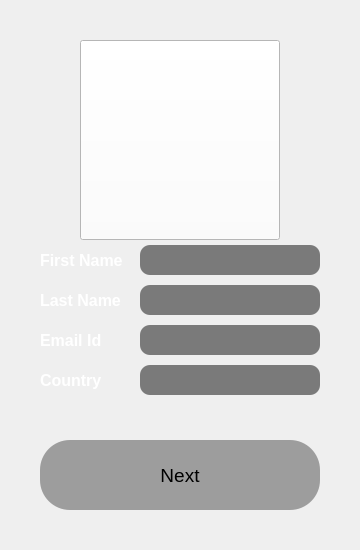
      <widget class="QWidget" name="getNameEmailWidget">
       <layout class="QGridLayout" name="getNameEmailWidget_gridLayout">
        <property name="leftMargin">
         <number>0</number>
        </property>
        <property name="topMargin">
         <number>0</number>
        </property>
        <property name="rightMargin">
         <number>0</number>
        </property>
        <property name="bottomMargin">
         <number>0</number>
        </property>
        <property name="spacing">
         <number>0</number>
        </property>
        <item row="1" column="0">
         <spacer name="horizontalSpacer_5">
          <property name="orientation">
           <enum>Qt::Horizontal</enum>
          </property>
          <property name="sizeHint" stdset="0">
           <size>
            <width>40</width>
            <height>20</height>
           </size>
          </property>
         </spacer>
        </item>
        <item row="0" column="1">
         <spacer name="verticalSpacer_4">
          <property name="orientation">
           <enum>Qt::Vertical</enum>
          </property>
          <property name="sizeHint" stdset="0">
           <size>
            <width>20</width>
            <height>40</height>
           </size>
          </property>
         </spacer>
        </item>
        <item row="1" column="2">
         <spacer name="horizontalSpacer_6">
          <property name="orientation">
           <enum>Qt::Horizontal</enum>
          </property>
          <property name="sizeHint" stdset="0">
           <size>
            <width>40</width>
            <height>20</height>
           </size>
          </property>
         </spacer>
        </item>
        <item row="3" column="1">
         <spacer name="verticalSpacer_3">
          <property name="orientation">
           <enum>Qt::Vertical</enum>
          </property>
          <property name="sizeHint" stdset="0">
           <size>
            <width>20</width>
            <height>40</height>
           </size>
          </property>
         </spacer>
        </item>
        <item row="1" column="1">
         <layout class="QGridLayout" name="userIcon_gridLayout">
          <item row="4" column="0" colspan="3">
           <widget class="QWidget" name="country_widget" native="true">
            <property name="minimumSize">
             <size>
              <width>0</width>
              <height>40</height>
             </size>
            </property>
            <property name="maximumSize">
             <size>
              <width>16777215</width>
              <height>40</height>
             </size>
            </property>
            <layout class="QGridLayout" name="gridLayout_8">
             <property name="leftMargin">
              <number>0</number>
             </property>
             <property name="topMargin">
              <number>0</number>
             </property>
             <property name="rightMargin">
              <number>0</number>
             </property>
             <property name="bottomMargin">
              <number>0</number>
             </property>
             <property name="spacing">
              <number>0</number>
             </property>
             <item row="0" column="0">
              <widget class="QLabel" name="country_label">
               <property name="font">
                <font>
                 <pointsize>12</pointsize>
                 <weight>75</weight>
                 <bold>true</bold>
                </font>
               </property>
               <property name="styleSheet">
                <string notr="true">color: rgb(255, 255, 255);</string>
               </property>
               <property name="text">
                <string>Country</string>
               </property>
              </widget>
             </item>
             <item row="0" column="1">
              <widget class="QLineEdit" name="country_lineEdit">
               <property name="minimumSize">
                <size>
                 <width>180</width>
                 <height>30</height>
                </size>
               </property>
               <property name="maximumSize">
                <size>
                 <width>180</width>
                 <height>30</height>
                </size>
               </property>
               <property name="styleSheet">
                <string notr="true">border-top-left-radius: 10px;
border-top-right-radius: 10px;
border-bottom-left-radius: 10px;
border-bottom-right-radius: 10px;
background-color: rgb(122, 122, 122);</string>
               </property>
              </widget>
             </item>
            </layout>
           </widget>
          </item>
          <item row="2" column="0" colspan="3">
           <widget class="QWidget" name="last_name_widget" native="true">
            <property name="minimumSize">
             <size>
              <width>0</width>
              <height>40</height>
             </size>
            </property>
            <property name="maximumSize">
             <size>
              <width>16777215</width>
              <height>40</height>
             </size>
            </property>
            <layout class="QGridLayout" name="gridLayout_3">
             <property name="leftMargin">
              <number>0</number>
             </property>
             <property name="topMargin">
              <number>0</number>
             </property>
             <property name="rightMargin">
              <number>0</number>
             </property>
             <property name="bottomMargin">
              <number>0</number>
             </property>
             <property name="spacing">
              <number>0</number>
             </property>
             <item row="0" column="0">
              <widget class="QLabel" name="last_name_label">
               <property name="font">
                <font>
                 <pointsize>12</pointsize>
                 <weight>75</weight>
                 <bold>true</bold>
                </font>
               </property>
               <property name="styleSheet">
                <string notr="true">color: rgb(255, 255, 255);</string>
               </property>
               <property name="text">
                <string>Last Name</string>
               </property>
              </widget>
             </item>
             <item row="0" column="1">
              <widget class="QLineEdit" name="last_name_lineEdit">
               <property name="minimumSize">
                <size>
                 <width>180</width>
                 <height>30</height>
                </size>
               </property>
               <property name="maximumSize">
                <size>
                 <width>180</width>
                 <height>30</height>
                </size>
               </property>
               <property name="styleSheet">
                <string notr="true">border-top-left-radius: 10px;
border-top-right-radius: 10px;
border-bottom-left-radius: 10px;
border-bottom-right-radius: 10px;
background-color: rgb(122, 122, 122);</string>
               </property>
              </widget>
             </item>
            </layout>
           </widget>
          </item>
          <item row="3" column="0" colspan="3">
           <widget class="QWidget" name="email_widget" native="true">
            <property name="minimumSize">
             <size>
              <width>0</width>
              <height>40</height>
             </size>
            </property>
            <property name="maximumSize">
             <size>
              <width>16777215</width>
              <height>40</height>
             </size>
            </property>
            <layout class="QGridLayout" name="gridLayout_5">
             <property name="leftMargin">
              <number>0</number>
             </property>
             <property name="topMargin">
              <number>0</number>
             </property>
             <property name="rightMargin">
              <number>0</number>
             </property>
             <property name="bottomMargin">
              <number>0</number>
             </property>
             <property name="spacing">
              <number>0</number>
             </property>
             <item row="0" column="0">
              <widget class="QLabel" name="email_label">
               <property name="font">
                <font>
                 <pointsize>12</pointsize>
                 <weight>75</weight>
                 <bold>true</bold>
                </font>
               </property>
               <property name="styleSheet">
                <string notr="true">color: rgb(255, 255, 255);</string>
               </property>
               <property name="text">
                <string>Email Id</string>
               </property>
              </widget>
             </item>
             <item row="0" column="1">
              <widget class="QLineEdit" name="email_lineEdit">
               <property name="minimumSize">
                <size>
                 <width>180</width>
                 <height>30</height>
                </size>
               </property>
               <property name="maximumSize">
                <size>
                 <width>180</width>
                 <height>30</height>
                </size>
               </property>
               <property name="styleSheet">
                <string notr="true">border-top-left-radius: 10px;
border-top-right-radius: 10px;
border-bottom-left-radius: 10px;
border-bottom-right-radius: 10px;
background-color: rgb(122, 122, 122);</string>
               </property>
              </widget>
             </item>
            </layout>
           </widget>
          </item>
          <item row="0" column="2">
           <spacer name="horizontalSpacer_4">
            <property name="orientation">
             <enum>Qt::Horizontal</enum>
            </property>
            <property name="sizeHint" stdset="0">
             <size>
              <width>40</width>
              <height>20</height>
             </size>
            </property>
           </spacer>
          </item>
          <item row="0" column="1">
           <widget class="QPushButton" name="user_pushButton">
            <property name="minimumSize">
             <size>
              <width>200</width>
              <height>200</height>
             </size>
            </property>
            <property name="maximumSize">
             <size>
              <width>200</width>
              <height>200</height>
             </size>
            </property>
            <property name="styleSheet">
             <string notr="true">background-color: rgb(255, 255, 255);</string>
            </property>
            <property name="text">
             <string/>
            </property>
            <property name="icon">
             <iconset resource="../icon/icon.qrc">
              <normaloff>:/newPrefix/user.jpg</normaloff>:/newPrefix/user.jpg</iconset>
            </property>
            <property name="iconSize">
             <size>
              <width>200</width>
              <height>200</height>
             </size>
            </property>
           </widget>
          </item>
          <item row="0" column="0">
           <spacer name="horizontalSpacer_3">
            <property name="orientation">
             <enum>Qt::Horizontal</enum>
            </property>
            <property name="sizeHint" stdset="0">
             <size>
              <width>40</width>
              <height>20</height>
             </size>
            </property>
           </spacer>
          </item>
          <item row="1" column="0" colspan="3">
           <widget class="QWidget" name="first_name_widget" native="true">
            <property name="minimumSize">
             <size>
              <width>0</width>
              <height>40</height>
             </size>
            </property>
            <property name="maximumSize">
             <size>
              <width>16777215</width>
              <height>40</height>
             </size>
            </property>
            <layout class="QGridLayout" name="gridLayout_2">
             <property name="leftMargin">
              <number>0</number>
             </property>
             <property name="topMargin">
              <number>0</number>
             </property>
             <property name="rightMargin">
              <number>0</number>
             </property>
             <property name="bottomMargin">
              <number>0</number>
             </property>
             <property name="spacing">
              <number>0</number>
             </property>
             <item row="0" column="0">
              <widget class="QLabel" name="first_name_label">
               <property name="font">
                <font>
                 <pointsize>12</pointsize>
                 <weight>75</weight>
                 <bold>true</bold>
                </font>
               </property>
               <property name="styleSheet">
                <string notr="true">color: rgb(255, 255, 255);</string>
               </property>
               <property name="text">
                <string>First Name</string>
               </property>
              </widget>
             </item>
             <item row="0" column="1">
              <widget class="QLineEdit" name="first_name_lineEdit">
               <property name="minimumSize">
                <size>
                 <width>180</width>
                 <height>30</height>
                </size>
               </property>
               <property name="maximumSize">
                <size>
                 <width>180</width>
                 <height>30</height>
                </size>
               </property>
               <property name="font">
                <font>
                 <pointsize>12</pointsize>
                </font>
               </property>
               <property name="styleSheet">
                <string notr="true">border-top-left-radius: 10px;
border-top-right-radius: 10px;
border-bottom-left-radius: 10px;
border-bottom-right-radius: 10px;
background-color: rgb(122, 122, 122);</string>
               </property>
              </widget>
             </item>
            </layout>
           </widget>
          </item>
          <item row="5" column="0" colspan="3">
           <spacer name="verticalSpacer_5">
            <property name="orientation">
             <enum>Qt::Vertical</enum>
            </property>
            <property name="sizeHint" stdset="0">
             <size>
              <width>20</width>
              <height>40</height>
             </size>
            </property>
           </spacer>
          </item>
         </layout>
        </item>
        <item row="2" column="1">
         <widget class="QPushButton" name="pushButton_3">
          <property name="minimumSize">
           <size>
            <width>0</width>
            <height>70</height>
           </size>
          </property>
          <property name="maximumSize">
           <size>
            <width>16777215</width>
            <height>70</height>
           </size>
          </property>
          <property name="font">
           <font>
            <pointsize>14</pointsize>
           </font>
          </property>
          <property name="styleSheet">
           <string notr="true">border-top-left-radius: 30px;
border-top-right-radius: 30px;
border-bottom-left-radius: 30px;
border-bottom-right-radius: 30px;
background-color: rgb(157, 157, 157);</string>
          </property>
          <property name="text">
           <string>Next</string>
          </property>
         </widget>
        </item>
       </layout>
      </widget>
